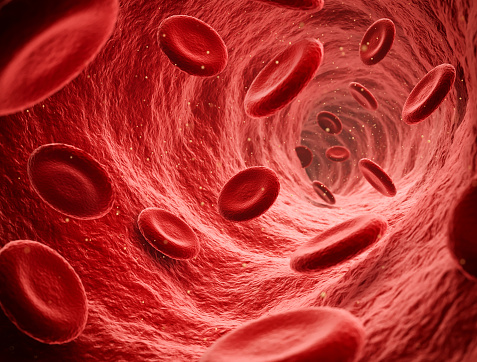
#> input picture bloodCells.jpg, 477 x 362 px
$ python histogramEqualisation.py   (older library calls are emulated)
#> lines starting #> are read from the running program, lines starting #| are printed output that depends on the picture
import cv2
import numpy as np
import matplotlib.pyplot as plt

# membaca gambar
img = cv2.imread('bloodCells.jpg')
#> img is the input picture: shape (362, 477, 3); mean B, G, R 47.5, 51, 176.1

# konversi gambar ke grayscale
gray = cv2.cvtColor(img, cv2.COLOR_BGR2GRAY)
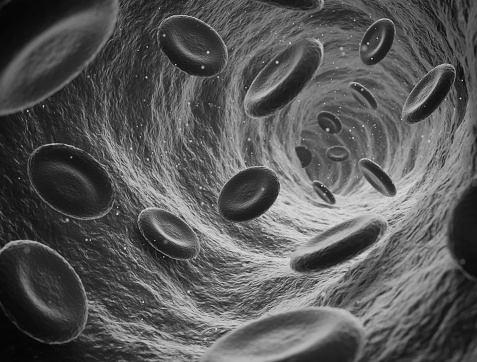
#> gray: shape (362, 477); min 4, max 229, mean 88

# membuat histogram
hist = cv2.calcHist([gray], [0], None, [256], [0, 256])
#> hist = 256 values, max 1669 at index 42, min 0 at index 0, mean 674.5

# mendapatkan nilai pixel terendah dan tertinggi
min_val, max_val, min_loc, max_loc = cv2.minMaxLoc(gray)
#> min_val = 4; max_val = 229; min_loc = (6, 317); max_loc = (216, 328)

# membuat tipe citra gelap dengan mengurangi intensitas pixel
dark = np.uint8(np.clip((0.5*(gray - min_val)), 0, 255))
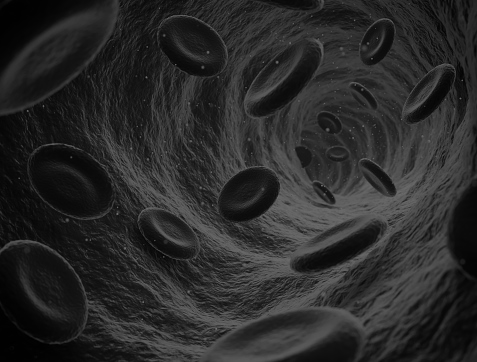
#> dark: shape (362, 477); min 0, max 112, mean 41.8

# membuat tipe citra terang dengan menambahkan intensitas pixel
bright = np.uint8(np.clip((2*(gray - min_val)), 0, 255))
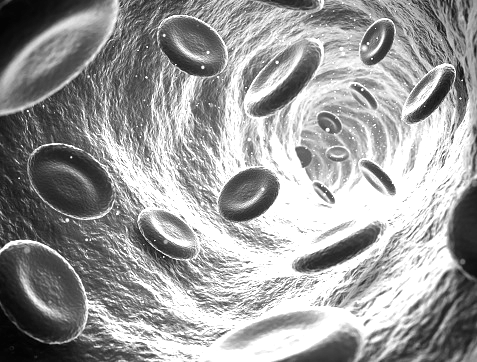
#> bright: shape (362, 477); min 0, max 255, mean 156.4

# membuat tipe citra kekontrasan rendah dengan mengecilkan rentang nilai pixel
low_contrast = cv2.normalize(gray, None, alpha=50, beta=150, norm_type=cv2.NORM_MINMAX, dtype=cv2.CV_8UC1)
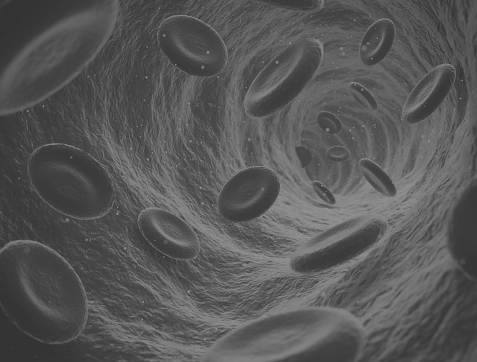
#> low_contrast: shape (362, 477); min 50, max 150, mean 87.3

# membuat tipe citra kekontrasan tinggi dengan memperbesar rentang nilai pixel
high_contrast = cv2.normalize(gray, None, alpha=0, beta=255, norm_type=cv2.NORM_MINMAX, dtype=cv2.CV_8UC1)

# equalisasi histogram untuk masing-masing tipe citra
eq_dark = cv2.equalizeHist(dark)
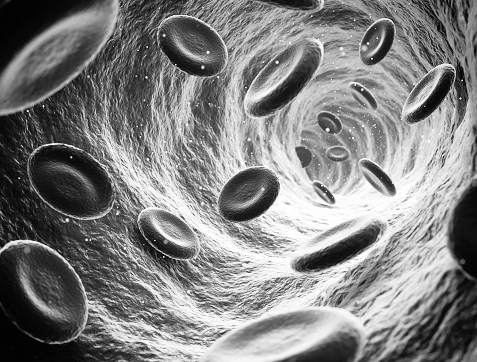
#> eq_dark: shape (362, 477); min 0, max 255, mean 129
eq_bright = cv2.equalizeHist(bright)
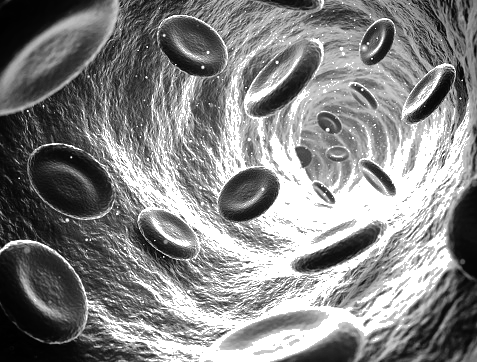
#> eq_bright: shape (362, 477); min 0, max 255, mean 133
eq_low_contrast = cv2.equalizeHist(low_contrast)
eq_high_contrast = cv2.equalizeHist(high_contrast)

# membuat histogram untuk masing-masing citra yang telah di-equalisasikan
eq_hist_dark = cv2.calcHist([eq_dark], [0], None, [256], [0, 256])
#> eq_hist_dark = 256 values, max 3219 at index 46, min 0 at index 1, mean 674.5
eq_hist_bright = cv2.calcHist([eq_bright], [0], None, [256], [0, 256])
#> eq_hist_bright = 256 values, max 33421 at index 255, min 0 at index 12, mean 674.5
eq_hist_low_contrast = cv2.calcHist([eq_low_contrast], [0], None, [256], [0, 256])
#> eq_hist_low_contrast = 256 values, max 4808 at index 46, min 0 at index 1, mean 674.5
eq_hist_high_contrast = cv2.calcHist([eq_high_contrast], [0], None, [256], [0, 256])
#> eq_hist_high_contrast = 256 values, max 1669 at index 49, min 0 at index 12, mean 674.5

# menampilkan gambar dan histogram sebelum dan sesudah equalisasi
fig, axs = plt.subplots(4, 3, figsize=(15, 10))
axs[0, 0].imshow(dark, cmap='gray')
axs[0, 0].set_title('Dark Image Before Equalization')
axs[0, 0].axis('off')
axs[0, 1].imshow(eq_dark, cmap='gray')
axs[0, 1].set_title('Dark Image After Equalization')
axs[0, 1].axis('off')
axs[0, 2].plot(eq_hist_dark)
axs[0, 2].set_title('Equalized Histogram of Dark Image')

axs[1, 0].imshow(bright, cmap='gray')
axs[1, 0].set_title('Bright Image Before Equalization')
axs[1, 0].axis('off')
axs[1, 1].imshow(eq_bright, cmap='gray')
axs[1, 1].set_title('Bright Image After Equalization')
axs[1, 1].axis('off')
axs[1, 2].plot(eq_hist_bright)
axs[1, 2].set_title('Equalized Histogram of Bright Image ')

axs[2, 0].imshow(low_contrast, cmap='gray')
axs[2, 0].set_title('Low Contrast Image Before Equalization')
axs[2, 0].axis('off')
axs[2, 1].imshow(eq_low_contrast, cmap='gray')
axs[2, 1].set_title('Low Contrast Image After Equalization')
axs[2, 1].axis('off')
axs[2, 2].plot(eq_hist_low_contrast)
axs[2, 2].set_title('Equalized Histogram of Low Contrast Image')

axs[3, 0].imshow(high_contrast, cmap='gray')
axs[3, 0].set_title('High Contrast Image Before Equalization')
axs[3, 0].axis('off')
axs[3, 1].imshow(eq_high_contrast, cmap='gray')
axs[3, 1].set_title('High Contrast Image After Equalization')
axs[3, 1].axis('off')
axs[3, 2].plot(eq_hist_high_contrast)
axs[3, 2].set_title('Equalized Histogram of High Contrast Image')

fig.tight_layout()
plt.show()
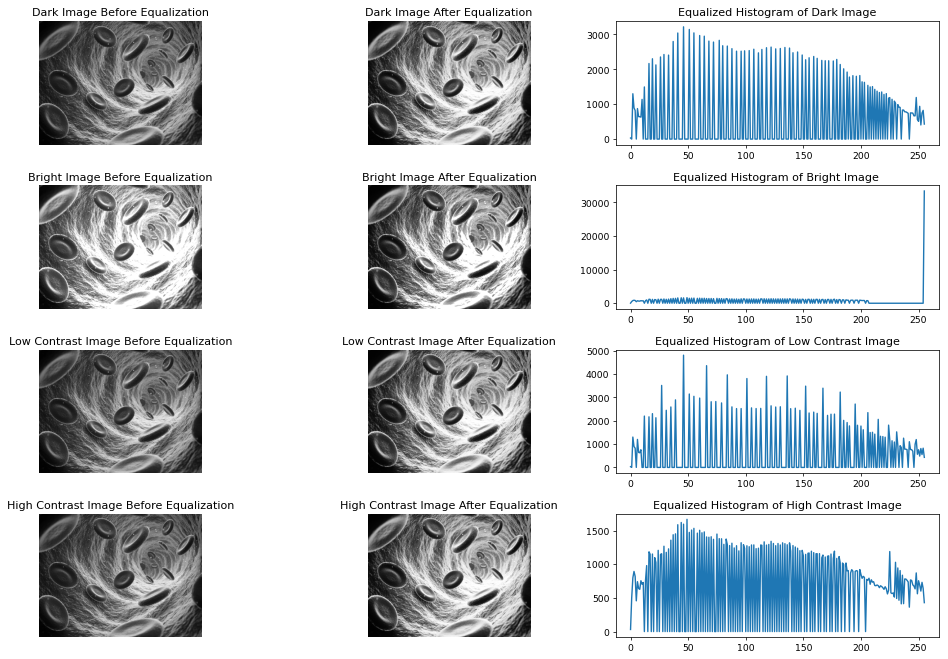
#> figure drawn by matplotlib, 12 panels; panel 3: curve peaks at x = 46, y = 3219; panel 6: curve peaks at x = 255, y = 33421; panel 9: curve peaks at x = 46, y = 4808; panel 12: curve peaks at x = 49, y = 1669
